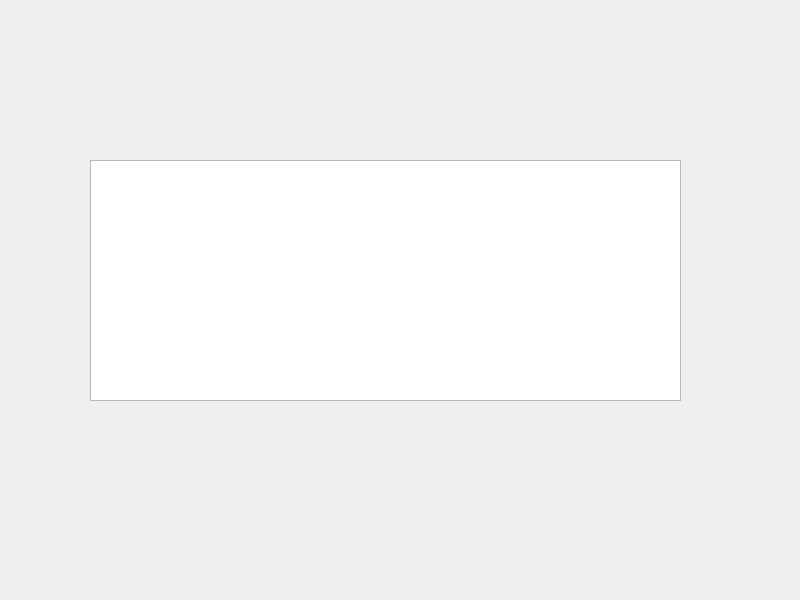
<?xml version="1.0" encoding="UTF-8"?>
<ui version="4.0">
 <class>Widget</class>
 <widget class="QWidget" name="Widget">
  <property name="geometry">
   <rect>
    <x>0</x>
    <y>0</y>
    <width>800</width>
    <height>600</height>
   </rect>
  </property>
  <property name="windowTitle">
   <string>Widget</string>
  </property>
  <widget class="QListWidget" name="listWidget">
   <property name="geometry">
    <rect>
     <x>90</x>
     <y>160</y>
     <width>591</width>
     <height>241</height>
    </rect>
   </property>
  </widget>
 </widget>
 <resources/>
 <connections/>
</ui>
